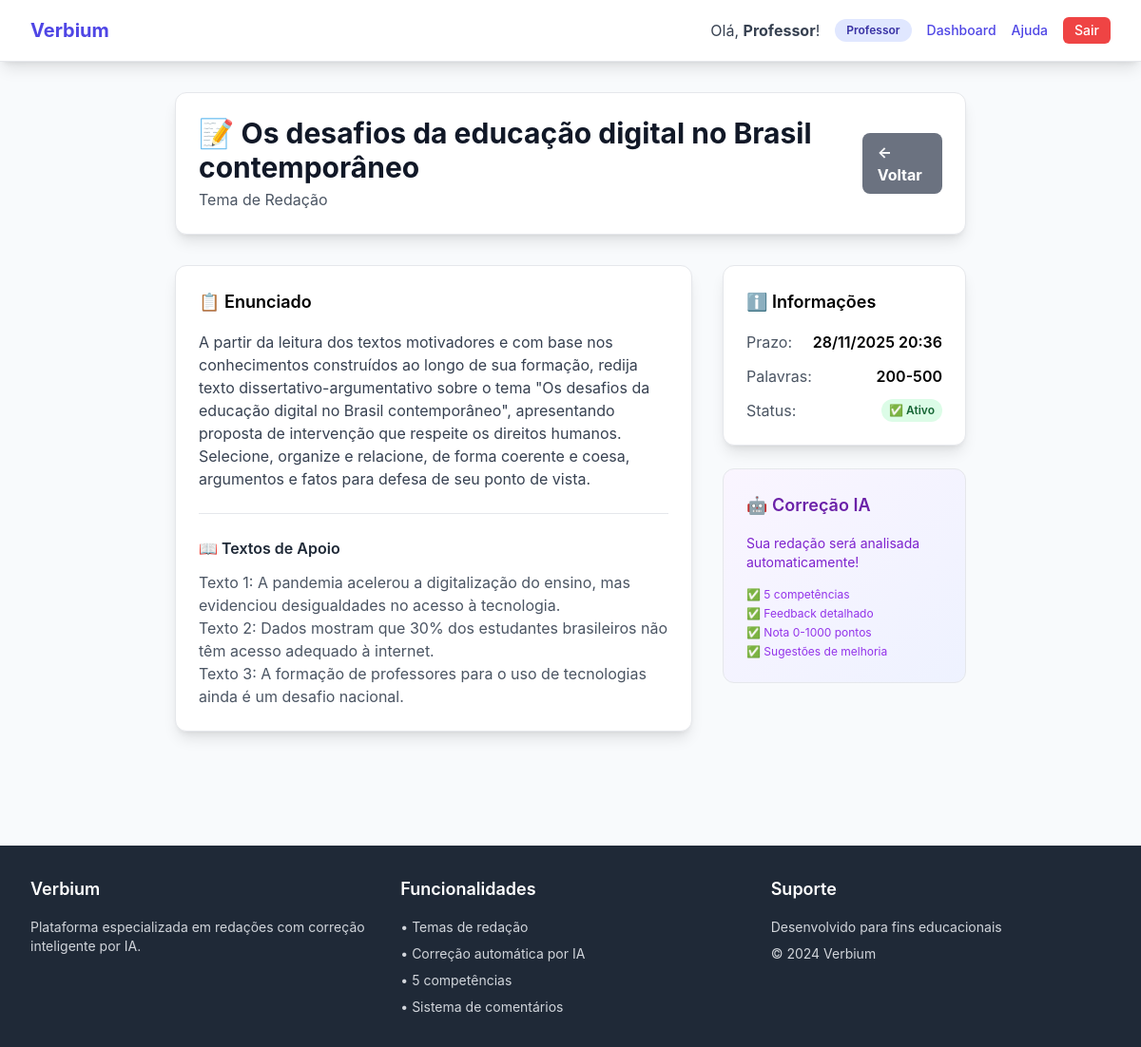
The page /redacoes/tema/4/ (signed in) on the database its author committed.
### tarefas/models_redacao.py (models this page shows, shortened)
class RedacaoTema(models.Model):
    professor = models.ForeignKey(User, on_delete=models.CASCADE,
                                  limit_choices_to={'is_superuser': True},
                                  related_name='temas_redacao')
    titulo = models.CharField(max_length=200, verbose_name='Título do Tema')
    enunciado = models.TextField(verbose_name='Enunciado Completo')
    textos_apoio = models.TextField(blank=True, verbose_name='Textos de Apoio')
    arquivo_tema = models.FileField(upload_to='redacao_temas/', blank=True, null=True, verbose_name='Arquivo do Tema (PDF)')
    data_publicacao = models.DateTimeField(default=timezone.now)
    data_expiracao = models.DateTimeField(verbose_name='Prazo de Entrega')
    palavras_min = models.IntegerField(default=200, verbose_name='Mínimo de Palavras')
    palavras_max = models.IntegerField(default=500, verbose_name='Máximo de Palavras')
    ativo = models.BooleanField(default=True)
    class Meta:
        verbose_name = 'Tema de Redação'
        verbose_name_plural = 'Temas de Redação'
        ordering = ['-data_publicacao']
    def is_expired(self):
        return self.data_expiracao < timezone.now()

### tarefas/views_redacao_extra.py (the view)
# urls.py: path('redacoes/tema/<int:tema_id>/', detalhe_tema, name='detalhe_tema'),
@login_required
def detalhe_tema(request, tema_id):
    tema = get_object_or_404(RedacaoTema, id=tema_id, ativo=True)
    entrega_existente = None
    if not request.user.is_superuser:
        entrega_existente = RedacaoEntrega.objects.filter(tema=tema, aluno=request.user).first()
    return render(request, 'redacao/detalhe_tema.html', {
        'tema': tema,
        'entrega_existente': entrega_existente
    })

### templates/redacao/detalhe_tema.html (shortened to what this page needs)
{% extends 'base.html' %}
{% block content %}
<div class="max-w-4xl mx-auto px-4 sm:px-6 lg:px-8 py-8">
    <header class="mb-8 bg-white p-6 rounded-xl shadow-lg border">
        <div class="flex justify-between items-center">
            <div>
                <h1 class="text-3xl font-bold text-gray-900">📝 {{ tema.titulo }}</h1>
                <p class="text-gray-600 mt-1">Tema de Redação</p>
            </div>
            <a href="{% url 'tarefas:lista_redacoes' %}" class="bg-gray-500 hover:bg-gray-600 text-white font-bold py-2 px-4 rounded-lg">
                ← Voltar
            </a>
        </div>
    </header>
    <div class="grid grid-cols-1 lg:grid-cols-3 gap-8">
        <div class="lg:col-span-2">
            <div class="bg-white p-6 rounded-xl shadow-lg border mb-6">
                <h3 class="text-lg font-semibold mb-4">📋 Enunciado</h3>
                <div class="text-gray-700 mb-6">{{ tema.enunciado|linebreaks }}</div>
                {% if tema.textos_apoio %}
                <div class="border-t pt-6">
                    <h4 class="font-semibold text-gray-800 mb-3">📖 Textos de Apoio</h4>
                    <div class="text-gray-600">{{ tema.textos_apoio|linebreaks }}</div>
                </div>
                {% endif %}
            </div>
        </div>
        <div class="lg:col-span-1">
            <div class="bg-white p-6 rounded-xl shadow-lg border mb-6">
                <h3 class="text-lg font-semibold mb-4">ℹ️ Informações</h3>
                <div class="space-y-3">
                    <div class="flex justify-between">
                        <span class="text-gray-600">Prazo:</span>
                        <span class="font-semibold">{{ tema.data_expiracao|date:"d/m/Y H:i" }}</span>
                    </div>
                    <div class="flex justify-between">
                        <span class="text-gray-600">Palavras:</span>
                        <span class="font-semibold">{{ tema.palavras_min }}-{{ tema.palavras_max }}</span>
                    </div>
                    <div class="flex justify-between">
                        <span class="text-gray-600">Status:</span>
                        {% if tema.is_expired %}
                            <span class="px-2 py-1 bg-red-100 text-red-800 rounded-full text-xs font-semibold">⏰ Expirado</span>
                        {% else %}
                            <span class="px-2 py-1 bg-green-100 text-green-800 rounded-full text-xs font-semibold">✅ Ativo</span>
                        {% endif %}
                    </div>
                </div>
            </div>
            <div class="bg-gradient-to-br from-purple-50 to-indigo-50 p-6 rounded-xl border">
                <h3 class="text-lg font-semibold mb-4 text-purple-800">🤖 Correção IA</h3>
                <p class="text-sm text-purple-700 mb-4">Sua redação será analisada automaticamente!</p>
                <ul class="text-xs text-purple-600 space-y-1">
                    <li>✅ 5 competências</li>
                    <li>✅ Feedback detalhado</li>
                    <li>✅ Nota 0-1000 pontos</li>
                    <li>✅ Sugestões de melhoria</li>
                </ul>
            </div>
        </div>
    </div>
</div>
{% endblock %}

### templates/base.html (shortened to what this page needs)
<!DOCTYPE html>
<html lang="pt-br">
<head>
    <script src="https://cdn.tailwindcss.com"></script>
</head>
<body class="min-h-screen">
    <nav class="bg-white shadow-lg border-b">
        <div class="max-w-7xl mx-auto px-4 sm:px-6 lg:px-8">
            <div class="flex justify-between h-16">
                <div class="flex items-center">
                    <a href="{% url 'tarefas:home' %}" class="text-xl font-bold text-indigo-600 hover:text-indigo-800 transition duration-150">Verbium</a>
                </div>
                <div class="flex items-center space-x-4">
                    {% if user.is_authenticated %}
                        <span class="text-gray-700">Olá, <strong>{{ user.first_name|default:user.username }}</strong>!</span>
                        {% if user.is_superuser %}
                            <span class="px-3 py-1 bg-indigo-100 text-indigo-800 rounded-full text-xs font-semibold">Professor</span>
                            <a href="{% url 'tarefas:dashboard' %}" class="text-indigo-600 hover:text-indigo-800 font-medium text-sm">Dashboard</a>
                            <a href="{% url 'tarefas:ajuda' %}" class="text-indigo-600 hover:text-indigo-800 font-medium text-sm">Ajuda</a>
                        {% endif %}
                        <a href="{% url 'tarefas:logout' %}" class="bg-red-500 hover:bg-red-600 text-white px-3 py-1 rounded-md text-sm font-medium transition duration-150">Sair</a>
                    {% else %}
                        <a href="/auth/login/" class="bg-indigo-600 hover:bg-indigo-700 text-white px-4 py-2 rounded-md font-medium transition duration-150">Entrar</a>
                    {% endif %}
                </div>
            </div>
        </div>
    </nav>
    <main>
        {% block content %}
        {% endblock %}
    </main>
    <footer class="bg-gray-800 text-white py-8 mt-16">
        <div class="max-w-7xl mx-auto px-4 sm:px-6 lg:px-8">
            <div class="grid grid-cols-1 md:grid-cols-3 gap-8">
                <div>
                    <h3 class="text-lg font-semibold mb-4">Verbium</h3>
                    <p class="text-gray-300 text-sm">Plataforma especializada em redações com correção inteligente por IA.</p>
                </div>
                <div>
                    <h3 class="text-lg font-semibold mb-4">Funcionalidades</h3>
                    <ul class="text-gray-300 text-sm space-y-2">
                        <li>• Temas de redação</li>
                        <li>• Correção automática por IA</li>
                        <li>• 5 competências</li>
                        <li>• Sistema de comentários</li>
                    </ul>
                </div>
                <div>
                    <h3 class="text-lg font-semibold mb-4">Suporte</h3>
                    <p class="text-gray-300 text-sm mb-2">Desenvolvido para fins educacionais</p>
                    <p class="text-gray-300 text-sm">&copy; 2024 Verbium</p>
                </div>
            </div>
        </div>
    </footer>
</body>
</html>

### templates/base.html (style rules this page uses)
body { background-color: #f8fafc; font-family: 'Inter', -apple-system, BlinkMacSystemFont, sans-serif; }

### rows shown on the page
RedacaoTema: titulo "Os desafios da educação digital no Brasil contemporâneo", enunciado "A partir da leitura dos textos motivadores e com base nos conhecimentos construídos ao longo de sua formação, redija texto dissertativo-argumentativo sobre o tema \"Os desafios da educação digital no Brasil contemporâneo\", apresentando proposta de intervenção que respeite os direitos humanos. Selecione, organize e relacione, de forma coerente e coesa, argumentos e fatos para defesa de seu ponto de vista.", textos_apoio "Texto 1: A pandemia acelerou a digitalização do ensino, mas evidenciou desigualdades no acesso à tecnologia. Texto 2: Dados mostram que 30% dos estudantes brasileiros não têm acesso adequado à internet. Texto 3: A formação de professores para o uso de tecnologias ainda é um desafio nacional.", data_expiracao "28/11/2025 20:36", palavras_min "200", palavras_max "500"

### other values the page prints
{{ user.first_name|default:user.username }} "Professor"
